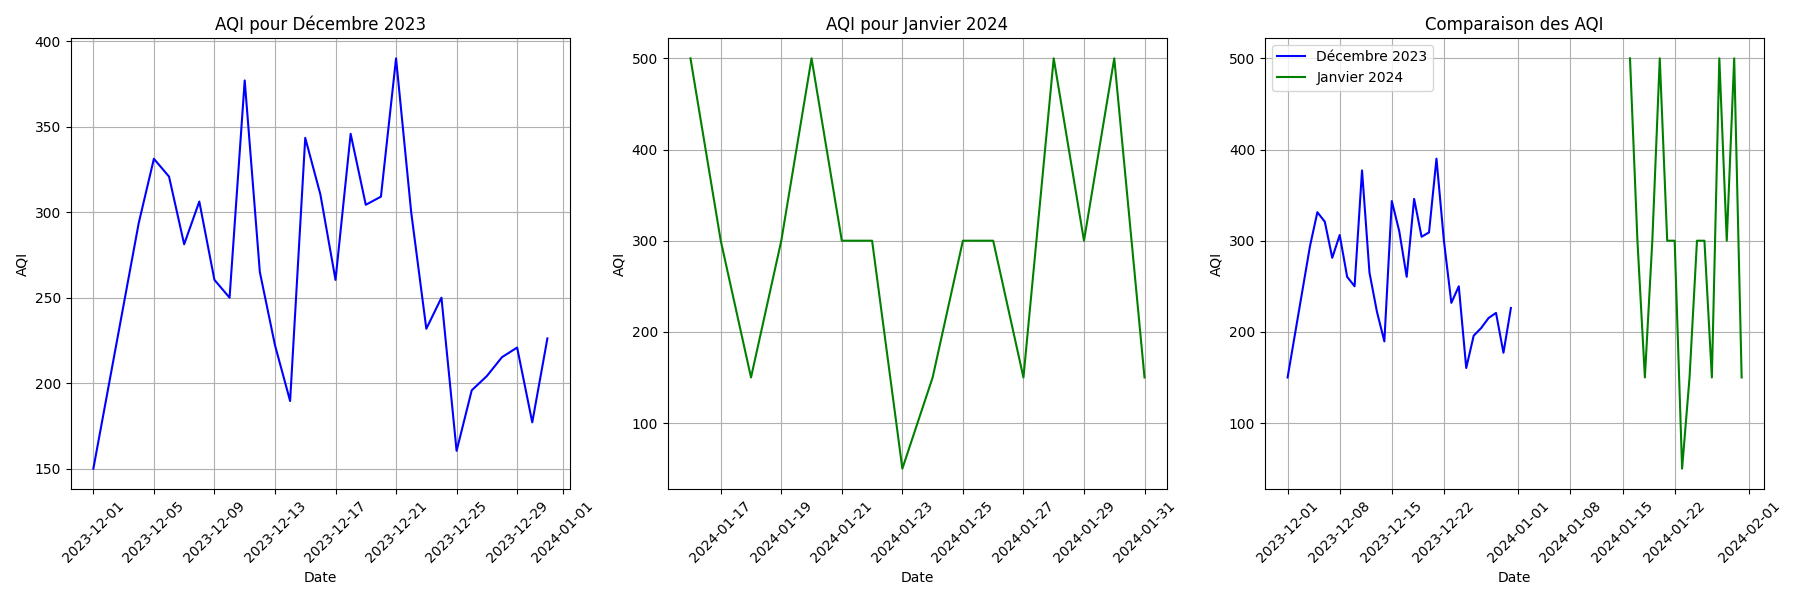

Reproduce this figure in Python.
import pandas as pd
import matplotlib.pyplot as plt

# Chargement des données
file_path_dec = 'dataset_aqi.csv'
file_path_jan = 'aqi_predictions_advanced.csv'

# Lecture des données
data_dec = pd.read_csv(file_path_dec, delimiter=';')
data_jan = pd.read_csv(file_path_jan)

# Conversion de la colonne 'DATE' en datetime
data_dec['DATE'] = pd.to_datetime(data_dec['DATE'])
data_jan['DATE'] = pd.to_datetime(data_jan['DATE'])

# Filtrage des données pour décembre 2023
data_dec = data_dec[(data_dec['DATE'] >= '2023-12-01') & (data_dec['DATE'] <= '2023-12-31')]

# Grouper par date et calculer la moyenne de l'AQI pour décembre 2023
data_dec_mean = data_dec.groupby(data_dec['DATE'].dt.date)['AQI'].mean().reset_index()

# Filtrage des données pour janvier 2024
data_jan = data_jan[(data_jan['DATE'] >= '2024-01-01') & (data_jan['DATE'] <= '2024-01-31')]

# Création des graphiques
plt.figure(figsize=(18, 6))

# Graphique pour décembre 2023
plt.subplot(1, 3, 1)
plt.plot(data_dec_mean['DATE'], data_dec_mean['AQI'], label='Décembre 2023', color='blue')
plt.title('AQI pour Décembre 2023')
plt.xlabel('Date')
plt.ylabel('AQI')
plt.xticks(rotation=45)
plt.grid(True)

# Graphique pour janvier 2024
plt.subplot(1, 3, 2)
plt.plot(data_jan['DATE'], data_jan['AQI'], label='Janvier 2024', color='green')
plt.title('AQI pour Janvier 2024')
plt.xlabel('Date')
plt.ylabel('AQI')
plt.xticks(rotation=45)
plt.grid(True)

# Graphique combiné
plt.subplot(1, 3, 3)
plt.plot(data_dec_mean['DATE'], data_dec_mean['AQI'], label='Décembre 2023', color='blue')
plt.plot(data_jan['DATE'], data_jan['AQI'], label='Janvier 2024', color='green')
plt.title('Comparaison des AQI')
plt.xlabel('Date')
plt.ylabel('AQI')
plt.xticks(rotation=45)
plt.legend()
plt.grid(True)

# Ajustement de la mise en page et affichage du graphique
plt.tight_layout()
plt.show()
